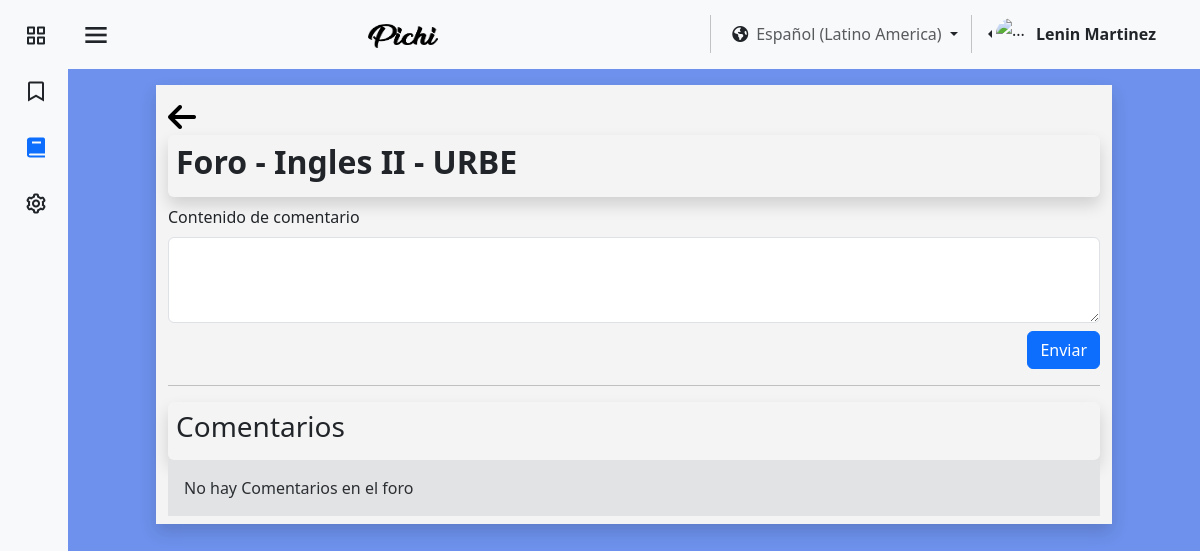
Page /pages/es/verForo.php?id_cur=Cur_URBE_02 (signed in) on the committed database.
### tables this page shows
CREATE TABLE `usuario` (
  `id_user` int(11) NOT NULL,
  `identificacion_user` varchar(11) NOT NULL,
  `nombre_user` varchar(25) NOT NULL,
  `apellido_user` varchar(25) NOT NULL,
  `correo_user` varchar(45) NOT NULL,
  `contrasena_user` varchar(16) NOT NULL,
  `direccion_user` varchar(80) NOT NULL,
  `numero_user` varchar(15) NOT NULL,
  `fecha_nacimiento_user` datetime NOT NULL,
  `Active_online` tinyint(1) NOT NULL,
  `sexo_user` varchar(15) NOT NULL,
  `Empresa_id_empresa` int(11) DEFAULT NULL,
  `rol` tinyint(1) NOT NULL,
  `img_perfil` varchar(255) NOT NULL
);

CREATE TABLE `cursos` (
  `id_cur` varchar(100) NOT NULL,
  `nombre_cur` varchar(45) NOT NULL,
  `fecha_inicio` date NOT NULL,
  `cupos_cur_min` int(11) NOT NULL,
  `cupos_cur_max` int(11) NOT NULL,
  `Empresa_id_empresa` int(11) NOT NULL,
  `fecha_fin` date NOT NULL,
  `visibilidad_curso` varchar(11) NOT NULL
);

CREATE TABLE `empresa` (
  `id_empresa` int(11) NOT NULL,
  `nombre_empresa` varchar(80) NOT NULL
);

### pages/es/verForo.php (the view, shortened to what this page needs)
<?php
require "../../assests/php/LoginBD.php";
if (isset($_SESSION['id_user'])) {
  $usuarios1 = $_SESSION['id_user'];
  $conexion1 = mysqli_query($mysqli, "SELECT Empresa_id_empresa, rol, nombre_user, apellido_user FROM usuario WHERE id_user = '$usuarios1'");
  if (mysqli_num_rows($conexion1) > 0) {
    $datos = mysqli_fetch_assoc($conexion1);
    $nombreUsuario = $datos['nombre_user'];
    $apellidoUsuario = $datos['apellido_user'];
    $rol = $datos['rol'];
  }
}
if (isset($_GET['id_cur'])) {
  $id_curso_seleccionado = $_GET['id_cur'];
  $consultaCurso = mysqli_query($mysqli, "SELECT cursos.nombre_cur, empresa.nombre_empresa
                                    FROM cursos
                                    LEFT JOIN empresa ON empresa.id_empresa = cursos.Empresa_id_empresa
                                    WHERE id_cur = '$id_curso_seleccionado'");
  if (mysqli_num_rows($consultaCurso) > 0) {
    $datos3 = mysqli_fetch_assoc($consultaCurso);
    $curso = $datos3['nombre_cur'];
    $empresa = $datos3['nombre_empresa'];
  }
  $consultaComentarios = mysqli_query($mysqli, "SELECT Usuario.nombre_user, Usuario.apellido_user, foro_curso.id_foro_cur, foro_curso.mensaje, foro_curso.modif_fecha, foro_curso.modificacion, foro_curso.usuario_id_user
  FROM foro_curso
  LEFT JOIN Usuario ON Usuario.id_user = foro_curso.usuario_id_user
  WHERE curso_id_curso = '$id_curso_seleccionado'
  ORDER BY modif_fecha ASC");
}
?>
<!DOCTYPE html>
<html lang="en">
<head>
  <link href="https://cdn.jsdelivr.net/npm/bootstrap@5.3.3/dist/css/bootstrap.min.css" rel="stylesheet"
 />
  <link href="https://unpkg.com/boxicons@2.1.4/css/boxicons.min.css" rel="stylesheet" />
  <link rel="stylesheet" href="https://cdnjs.cloudflare.com/ajax/libs/font-awesome/6.5.1/css/all.min.css"
 />
  <link rel="stylesheet" href="../../assests/css/colorPallete.css" />
  <link rel="stylesheet" href="../../assests/css/viewUser.css" />
  <link rel="stylesheet" href="../../assests/css/sidebar.css" />
</head>
<body class="bg-pastel" id="body-pd">
  <header id="header">
    <nav class="navbar bg-body-tertiary">
      <div class="container-fluid">
        <div class="header_toggle">
          <i class="bx bx-menu" id="header-toggle"></i>
        </div>
        <a class="navbar-brand" href="../../index.html">
          <img src="../../assests/img/text-1710023184778.png" alt="Bootstrap" width="70" height="24" />
        </a>
        <div class="d-flex flex-wrap justify-content-end">
          <div class="nav-item dropdown">
            <button class="btn dropdown-toggle" data-bs-toggle="dropdown" aria-expanded="false" href="#">
              <span class="fa-solid fa-earth-americas"></span><a class="ms-2 text-body-secondary" href="#">Español
                (Latino America)</a>
            </button>
          </div>
          <div class="btn-group dropstart me-4 pe-2">
            <a href="#" class="d-flex align-items-center link-dark text-decoration-none dropdown-toggle"
              id="dropdownUser2" data-bs-toggle="dropdown" aria-expanded="false">
              <img src="https://github.com/PichiGod.png" alt="..." width="32" height="32" class="rounded-circle me-2" />
              <strong><?php echo $nombreUsuario . " " . $apellidoUsuario; ?></strong>
            </a>
          </div>
        </div>
      </div>
    </nav>
  </header>
  <div class="l-navbar bg-body-tertiary" id="nav-bar">
    <nav class="nav">
      <div class="nav_list">
        <a href="Inicio.php" class="nav_link link-dark">
          <i class="bx bx-grid-alt nav_icon"></i>
        </a>
        <a href="tutorial.php" class="nav_link link-dark">
          <i class='bx bx-bookmark nav_icon'></i>
        </a>
        <a href="cursos.php" class="nav_link active">
          <i class="bx bxs-book nav_icon"></i>
        </a>
        <?php if ($rol != 0) { ?>
          <a href="MenuAdmin.php" class="nav_link link-dark">
            <i class="bx bx-cog nav_icon"></i>
          </a>
        <?php }
        ; ?>
      </div>
    </nav>
  </div>
  <section>
    <div class="container-fluid bg-blanco my-3 py-2 shadow">
      <a href="verCurso.php?id_cur=<?php echo $id_curso_seleccionado ?>"><i class="fa-solid mt-2 fa-arrow-left"
          style="font-size:2rem;color:black;"></i></a>
      <div class="p-2 mb-2 rounded shadow">
        <h2><strong>Foro - <?php echo $curso; ?> - <?php echo $empresa; ?></strong></h2>
      </div>
      <form action="" method="post" enctype="multipart/form-data">
        <div class="rounded ">
          <div class="">
            <label for="comentario" class="form-label">Contenido de comentario</label>
            <textarea class="form-control" id="comentario" rows="3"></textarea>
            <div class="d-flex justify-content-end">
              <button class="btn btn-primary mt-2" onclick="submitData();" id="enviarTema">
                Enviar
              </button>
            </div>
          </div>
        </div>
      </form>
      <hr />
      <div>
        <div class="p-2  rounded shadow">
          <h3>Comentarios</h3>
        </div>
        <?php
        if (mysqli_num_rows($consultaComentarios) > 0) {
          foreach ($Comentarios as $comentario): ?>
            <div class="row fs-6 mt-3 mx-2 border border-3 rounded bg-secondary-subtle">
              <div class="col-3 p-0 text-center">
                <figure class="figure mt-1">
                  <img src="https://github.com/PichiGod.png" class="img-fluid rounded-circle"
                    style="width: 3rem; height: auto" alt="..." />
                  <figcaption class="figure-caption fs-6 text-body text-center ">
                    <?php echo $comentario['nombre_user'] . " " . $comentario['apellido_user']; ?> <br>
                    <?php if ($comentario['modificacion'] == null) { ?>
                      <?php echo date('d/m/Y H:i', strtotime($comentario['modif_fecha'])); ?>
                    <?php } else { ?>
                      <?php echo date('d/m/Y H:i', strtotime($comentario['modificacion'])); ?>
                      <br>
                      <p class="font-monospace m-0 p-0">(Editado)</p>
                    <?php }
                    ; ?>
                  </figcaption>
                </figure>
              </div>
              <div class="col-9 text-wrap">
                <div class="bg-white rounded border">
                  <p class="mb-0 fs-6 p-2">
                    <?php echo $comentario['mensaje'] ?>
                  </p>
                </div>
                <?php if ($comentario['usuario_id_user'] == $usuarios1 || $rol == 2) {
                  ?>
                  <button class="btn btn-link m-0 p-0"
                    onclick="location.href='modifComentario.php?idComen=<?php echo $comentario['id_foro_cur']; ?>&id_cur=<?php echo $id_curso_seleccionado; ?>'"
                    title="Editar">
                    <i class="fa-regular fa-pen-to-square"></i>
                  </button>
                  <button onclick="eliminarComentario(<?php echo $comentario['id_foro_cur'] ?>);" title="Eliminar"
                    class="btn btn-link m-0 p-0 ms-1">
                    <i class="fa-solid fa-trash"></i>
                  </button>
                  <?php
                }
                ;
                ?>
              </div>
            </div>
          <?php endforeach;
        } else { ?>
          <div class="item-recurso d-flex container bg-secondary-subtle text-secondary-emphasis p-3"
            style="padding: 10px;">
            <div>
              <div>
                <span>No hay Comentarios en el foro</span>
              </div>
            </div>
          </div>
        <?php } ?>
      </div>
    </div>
  </section>
</body>
</html>

### assests/css/colorPallete.css (style rules this page uses)
.bg-pastel { background-color: #527ce9d6; }
.bg-blanco { background-color: #F4F4F4; }

### assests/css/sidebar.css (style rules this page uses)
:root { --z-fixed: 100; --nav-width: 68px; --header-height: 3rem; }
body { transition: 0.5s; }
a { text-decoration: none; }
.header_toggle { justify-content: center; margin-top: 0.3rem; font-size: 2rem; cursor: pointer; }
.l-navbar { position: fixed; top: 0; left: -30%; width: var(--nav-width); height: 100vh; transition: 0.5s; z-index: var(--z-fixed); }
.nav { height: 100%; display: flex; flex-direction: column; justify-content: space-between; overflow: hidden; }
.nav_logo, .nav_link { display: grid; grid-template-columns: max-content max-content; align-items: center; column-gap: 1rem; padding: 0.5rem 0 0.5rem 1.5rem; }
.nav_link { position: relative; margin-bottom: 1rem; transition: 0.3s; }
.nav_icon { font-size: 1.5rem; }
section { margin-right: 2rem; margin-left: 2rem; }
.active::before { content: ""; position: absolute; left: 0; width: 2px; height: 32px; }
@media screen and (min-width: 768px) { body { margin: 0 0 0 0; padding-left: calc(var(--nav-width)); } }
@media screen and (min-width: 768px) { .l-navbar { left: 0; padding: 1rem 1rem 0 0; } }
@media (min-width: 576px) { section { margin-right: 5.5rem; margin-left: 5.5rem; } }

### rows in the picture
usuario: nombre_user "Lenin", apellido_user "Martinez"
cursos: nombre_cur "Ingles II", Empresa_id_empresa.nombre_empresa "URBE"
